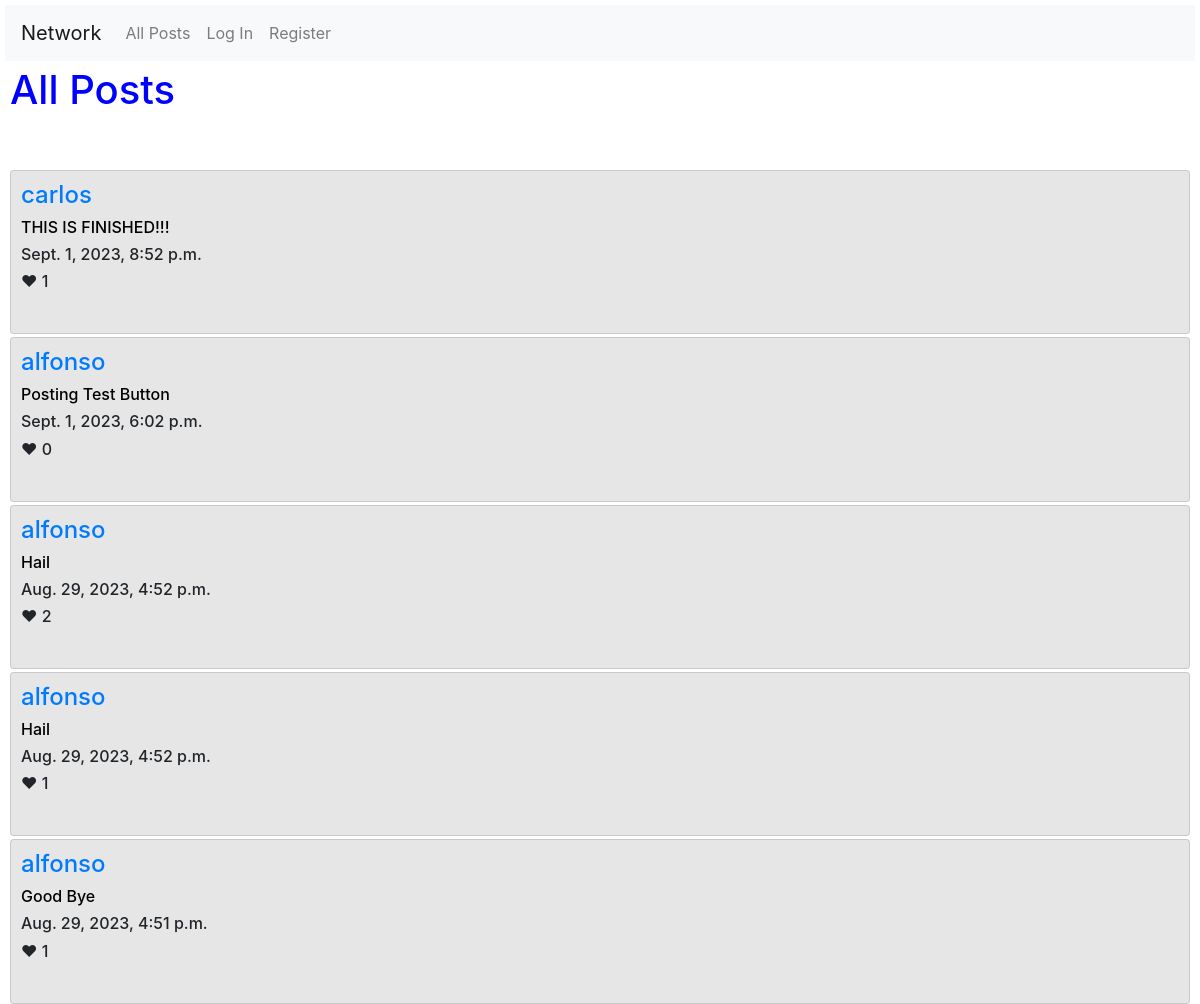
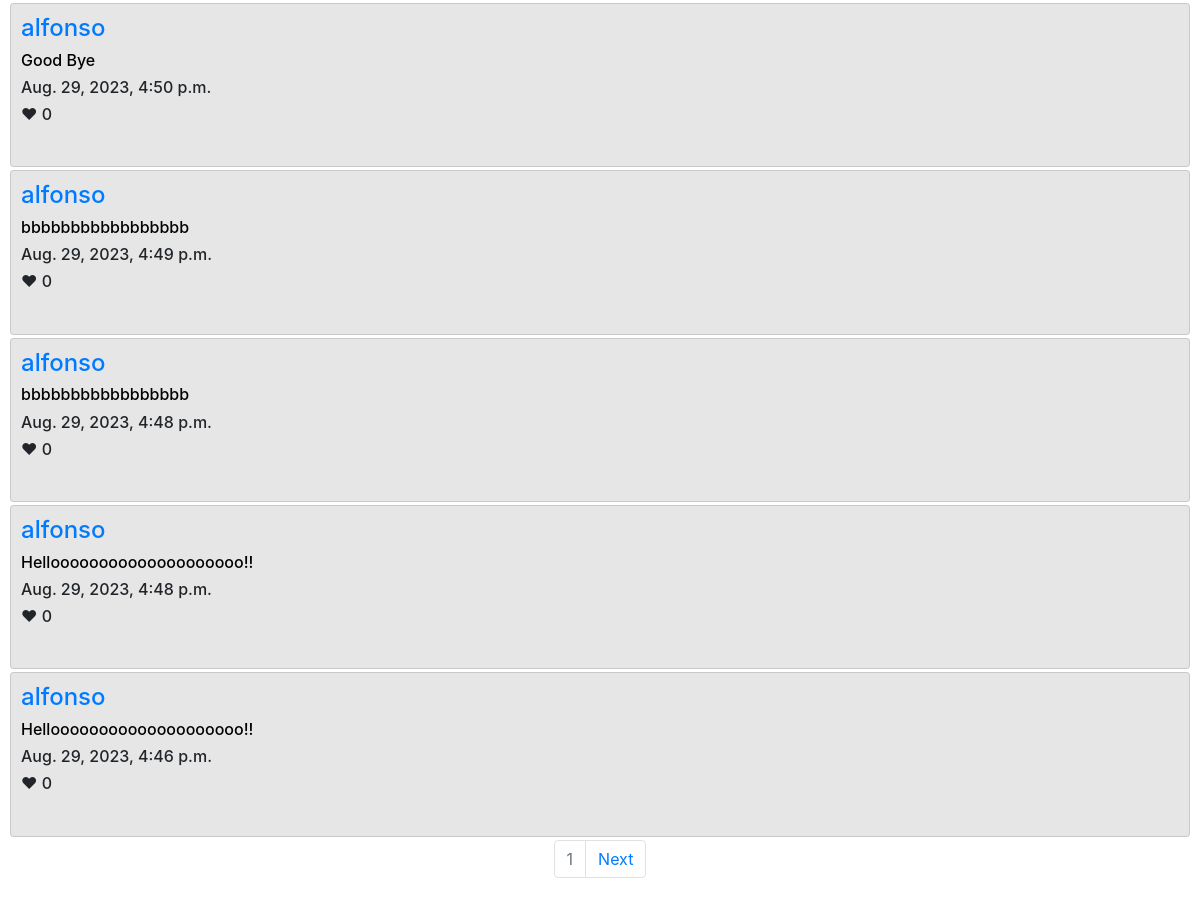
The app's page /, older data (2 pictures, top to bottom).
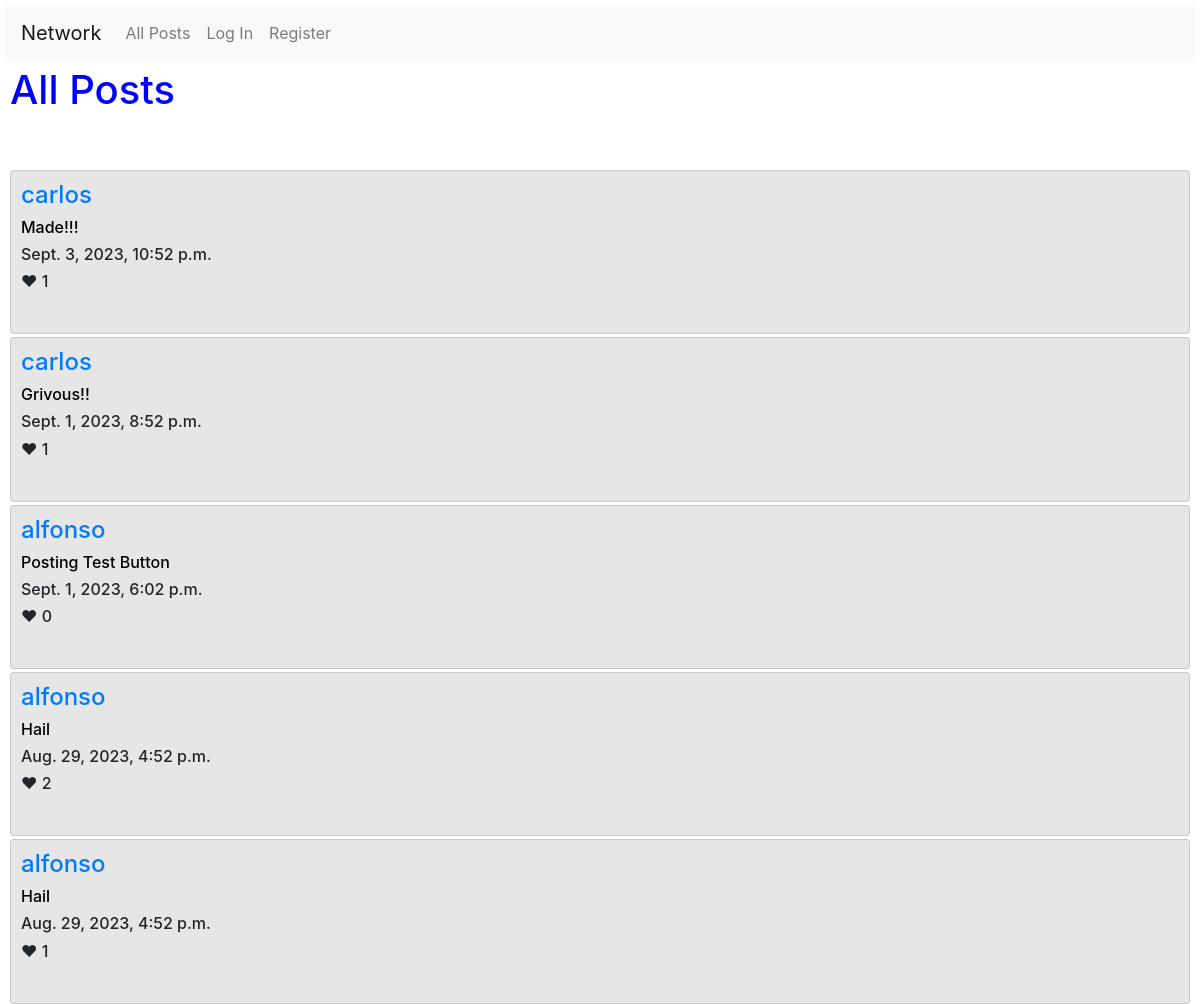
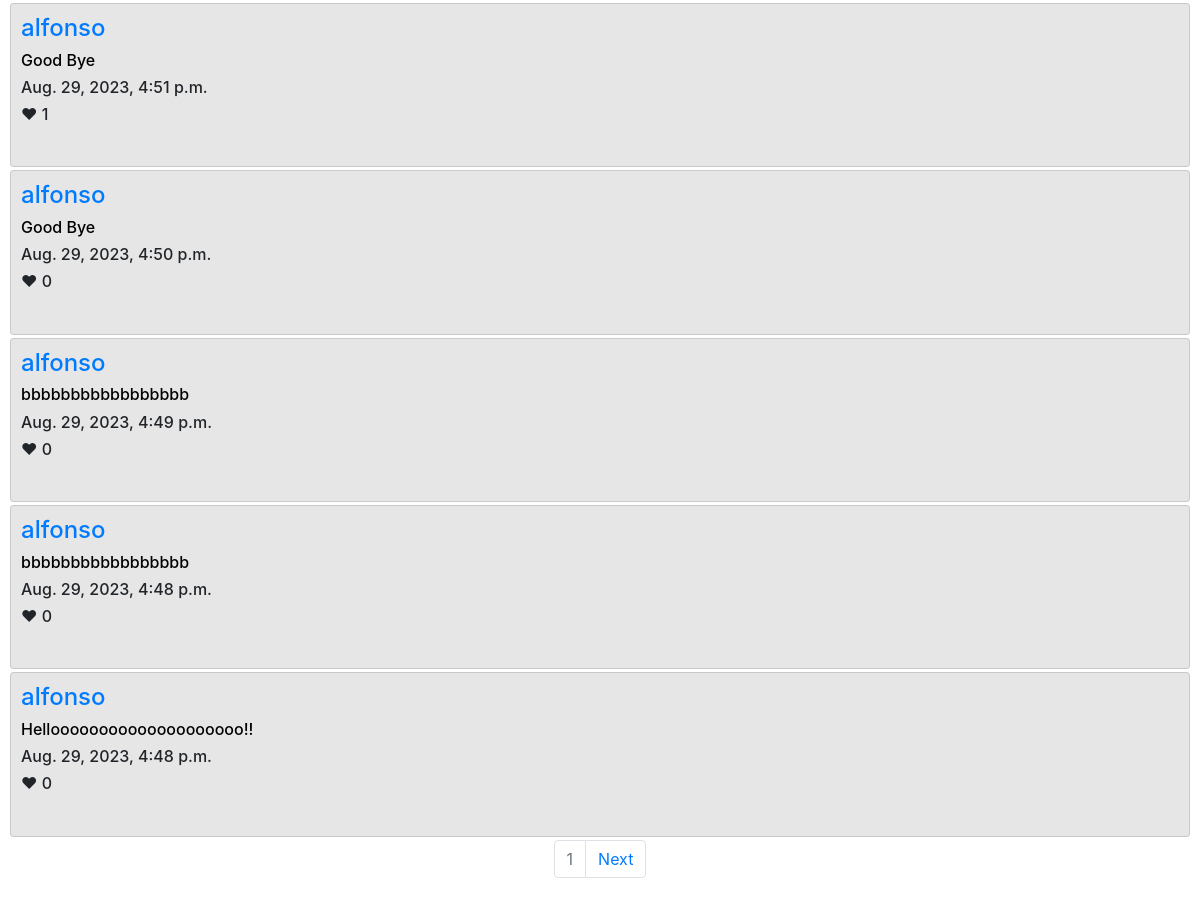
The same page, newer data (2 pictures, top to bottom).
### network/models.py (models this page shows, shortened)
class Post(models.Model):
    user = models.ForeignKey(User, on_delete=models.CASCADE, related_name="poster")
    content = models.TextField(max_length=180, null=False)
    timestamp = models.DateTimeField(auto_now_add=True)
    like = models.IntegerField(default=0)

class User(AbstractUser):
    pass

### network/views.py (the view, shortened to what this page needs)
# urls.py: path("", views.index, name="index"),
def index(request):
    all_posts = Post.objects.all().order_by("-timestamp")
    posts = []
    for i in range(0, len(all_posts)):
        posts.append(all_posts[i])
    posts.sort(key=lambda post: post.id, reverse=True)
    paginator = Paginator(posts, 10)
    page_number = request.GET.get("page")
    page_obj = paginator.get_page(page_number)
    likes = UserLike.objects.filter(user_id=request.user.id)
    liked_posts_id = []
    for i in range(0, len(likes)):
        for j in range(0, len(posts)):
            if likes[i].post_like.id == posts[j].id:
                liked_posts_id.append(posts[j].id)
    return render(request, "network/index.html",
                  {"posts": page_obj,
                   "likes": liked_posts_id})

### network/templates/network/index.html (shortened to what this page needs)
{% extends "network/layout.html" %}
{% block body %}
    <h1>All Posts</h1>
    <br>
    <br>
    {% for post in posts %}
        {% if post.id in likes %}
            <div class="card">
                <h4><a href="{% url 'profile' post.user %}">{{post.user}}</a></h4>
                <div id="post_{{post.id}}">
                    <h6><a id="anchor_{{post.id}}" class="anchor_content" href="{% url 'post_page' post.id %}">{{post.content}}</a></h6>
                    <h6> {{post.timestamp}} </h6>
                    <h6 id="like_{{post.id}}">&#10084; {{post.like}}</h6>
                    <br>
                    {% if user.is_authenticated %}
                    <div>
                        <button style="background-color:  rgb(248, 79, 79); border-radius: 4px;" name="dislike" value="{{post.id}}">&#128078;</button>
                        {% if post.user == user %}
                            <button style="background-color: cornflowerblue; border-radius: 4px;" name="edit" value="{{post.id}}">Edit</button>
                        {% endif %}
                    </div>
                    {% endif %}
                </div>
                <div id="edit_div_{{post.id}}" style="display: none;">
                        <textarea autofocus autocomplete="off" class="form-control" id="post_edit_{{post.id}}"></textarea>
                        <br>
                        <button style="background-color: cornflowerblue; border-radius: 4px;" id="save_{{post.id}}" value="{{post.id}}">Save</button>
                </div>
            </div>
        {% else %}
            <div class="card">
                <h4><a href="{% url 'profile' post.user %}">{{post.user}}</a></h4>
                <div id="post_{{post.id}}">
                    <h6><a id="anchor_{{post.id}}" class="anchor_content" href="{% url 'post_page' post.id %}">{{post.content}}</a></h6>
                    <h6> {{post.timestamp}} </h6>
                    <h6 id="like_{{post.id}}">&#10084; {{post.like}}</h6>
                    <br>
                </div>
            </div>
        {% endif %}
    {% endfor %}
    <nav aria-label="Page navigation example">
        <ul class="pagination justify-content-center">
            <li class="page-item disabled"><a class="page-link" href="#">{{posts.number}}</a></li>
        {% if posts.has_next %}
            <li class="page-item">
            <a class="page-link" href="?page={{ posts.next_page_number }}">Next</a>
            </li>
        {% endif %}
        </ul>
    </nav>
{% endblock %}

Row changes from the older to the newer data that the page shows:
no longer on this page (row unchanged): Post: user "alfonso", content "Helloooooooooooooooooooo!!", timestamp "Aug. 29, 2023, 4:46 p.m.", like "0"
added Post: user "carlos", content "Made!!!", timestamp "Sept. 3, 2023, 10:52 p.m.", like "1"
changed Post: content "THIS IS FINISHED!!!" → "Grivous!!"
